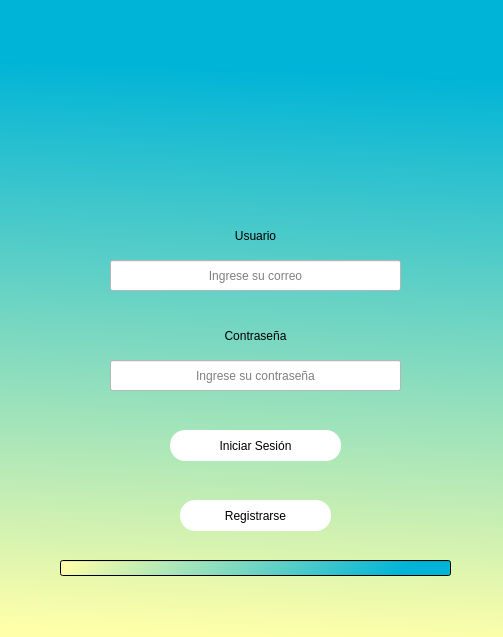
<?xml version="1.0" encoding="UTF-8"?>
<ui version="4.0">
 <class>f_InicioSesion</class>
 <widget class="QWidget" name="f_InicioSesion">
  <property name="geometry">
   <rect>
    <x>0</x>
    <y>0</y>
    <width>503</width>
    <height>637</height>
   </rect>
  </property>
  <property name="minimumSize">
   <size>
    <width>503</width>
    <height>637</height>
   </size>
  </property>
  <property name="maximumSize">
   <size>
    <width>503</width>
    <height>637</height>
   </size>
  </property>
  <property name="windowTitle">
   <string>Inicio de Sesión - PyStruct</string>
  </property>
  <property name="windowIcon">
   <iconset>
    <normaloff>../assets/iconos/Logo.png</normaloff>../assets/iconos/Logo.png</iconset>
  </property>
  <property name="styleSheet">
   <string notr="true">background-color: qlineargradient(spread:pad, x1:0.532, y1:1, x2:0.561975, y2:0, stop:0 rgba(255, 255, 169, 255), stop:0.890547 rgba(0, 180, 215, 255));</string>
  </property>
  <widget class="QLabel" name="l_FigUsuario">
   <property name="geometry">
    <rect>
     <x>160</x>
     <y>50</y>
     <width>181</width>
     <height>161</height>
    </rect>
   </property>
   <property name="styleSheet">
    <string notr="true">/*image: url(:/iconos/inicioSesion2.png);*/
background-color: rgb(0);</string>
   </property>
   <property name="text">
    <string/>
   </property>
   <property name="pixmap">
    <pixmap>../assets/iconos/inicioSesion2.png</pixmap>
   </property>
   <property name="scaledContents">
    <bool>false</bool>
   </property>
  </widget>
  <widget class="QLabel" name="l_Usuario">
   <property name="geometry">
    <rect>
     <x>170</x>
     <y>220</y>
     <width>171</width>
     <height>31</height>
    </rect>
   </property>
   <property name="styleSheet">
    <string notr="true">background-color: rgba(0);
font: 75 12pt &quot;MS Shell Dlg 2&quot;;
 </string>
   </property>
   <property name="text">
    <string>Usuario</string>
   </property>
   <property name="alignment">
    <set>Qt::AlignCenter</set>
   </property>
  </widget>
  <widget class="QLabel" name="l_Contrasena">
   <property name="geometry">
    <rect>
     <x>170</x>
     <y>320</y>
     <width>171</width>
     <height>31</height>
    </rect>
   </property>
   <property name="styleSheet">
    <string notr="true">background-color: rgba(0);
font: 75 12pt &quot;MS Shell Dlg 2&quot;;
 </string>
   </property>
   <property name="text">
    <string>Contraseña</string>
   </property>
   <property name="alignment">
    <set>Qt::AlignCenter</set>
   </property>
  </widget>
  <widget class="QLineEdit" name="correo">
   <property name="geometry">
    <rect>
     <x>110</x>
     <y>260</y>
     <width>291</width>
     <height>31</height>
    </rect>
   </property>
   <property name="styleSheet">
    <string notr="true">background-color: rgb(255, 255, 255);</string>
   </property>
   <property name="text">
    <string/>
   </property>
   <property name="alignment">
    <set>Qt::AlignCenter</set>
   </property>
   <property name="placeholderText">
    <string>Ingrese su correo</string>
   </property>
  </widget>
  <widget class="QLineEdit" name="contrasena">
   <property name="geometry">
    <rect>
     <x>110</x>
     <y>360</y>
     <width>291</width>
     <height>31</height>
    </rect>
   </property>
   <property name="styleSheet">
    <string notr="true">background-color: rgb(255, 255, 255);</string>
   </property>
   <property name="text">
    <string/>
   </property>
   <property name="alignment">
    <set>Qt::AlignCenter</set>
   </property>
   <property name="placeholderText">
    <string>Ingrese su contraseña</string>
   </property>
  </widget>
  <widget class="QPushButton" name="b_IniciarSesion">
   <property name="geometry">
    <rect>
     <x>170</x>
     <y>430</y>
     <width>171</width>
     <height>31</height>
    </rect>
   </property>
   <property name="cursor">
    <cursorShape>PointingHandCursor</cursorShape>
   </property>
   <property name="styleSheet">
    <string notr="true">QPushButton{		
	background-color: rgb(255, 255, 255);
	font: 75 10pt &quot;MS Shell Dlg 2&quot;;
    border-radius: 15px;
}

QPushButton:hover{	
	background-color: rgb(0, 180, 215);
	font: 75 10pt &quot;MS Shell Dlg 2&quot;;
}</string>
   </property>
   <property name="text">
    <string>Iniciar Sesión</string>
   </property>
   <property name="icon">
    <iconset>
     <normaloff>../assets/iconos/inicioSesion.png</normaloff>../assets/iconos/inicioSesion.png</iconset>
   </property>
   <property name="iconSize">
    <size>
     <width>20</width>
     <height>20</height>
    </size>
   </property>
  </widget>
  <widget class="QPushButton" name="b_Registrar">
   <property name="geometry">
    <rect>
     <x>180</x>
     <y>500</y>
     <width>151</width>
     <height>31</height>
    </rect>
   </property>
   <property name="cursor">
    <cursorShape>PointingHandCursor</cursorShape>
   </property>
   <property name="styleSheet">
    <string notr="true">QPushButton{	
	background-color: rgb(255, 255, 255);
	font: 75 10pt &quot;MS Shell Dlg 2&quot;;
	border-radius: 15px;
}

QPushButton:hover{	
	background-color: rgb(0, 180, 215);
	font: 75 10pt &quot;MS Shell Dlg 2&quot;;
}</string>
   </property>
   <property name="text">
    <string>Registrarse</string>
   </property>
   <property name="icon">
    <iconset>
     <normaloff>../assets/iconos/registrar.png</normaloff>../assets/iconos/registrar.png</iconset>
   </property>
   <property name="iconSize">
    <size>
     <width>20</width>
     <height>20</height>
    </size>
   </property>
  </widget>
  <widget class="QProgressBar" name="progreso">
   <property name="geometry">
    <rect>
     <x>60</x>
     <y>560</y>
     <width>391</width>
     <height>16</height>
    </rect>
   </property>
   <property name="styleSheet">
    <string notr="true">background-color: qlineargradient(spread:pad, x1:0, y1:0.437045, x2:0.995, y2:0.477273, stop:0 rgba(255, 255, 169, 255), stop:0.890547 rgba(0, 180, 215, 255));</string>
   </property>
   <property name="value">
    <number>0</number>
   </property>
   <property name="textVisible">
    <bool>false</bool>
   </property>
  </widget>
  <widget class="QLabel" name="l_Cargando">
   <property name="geometry">
    <rect>
     <x>220</x>
     <y>580</y>
     <width>71</width>
     <height>16</height>
    </rect>
   </property>
   <property name="styleSheet">
    <string notr="true">background-color: rgb(0);</string>
   </property>
   <property name="text">
    <string/>
   </property>
  </widget>
 </widget>
 <resources>
  <include location="../assets/iconos/iconos.qrc"/>
 </resources>
 <connections/>
</ui>
